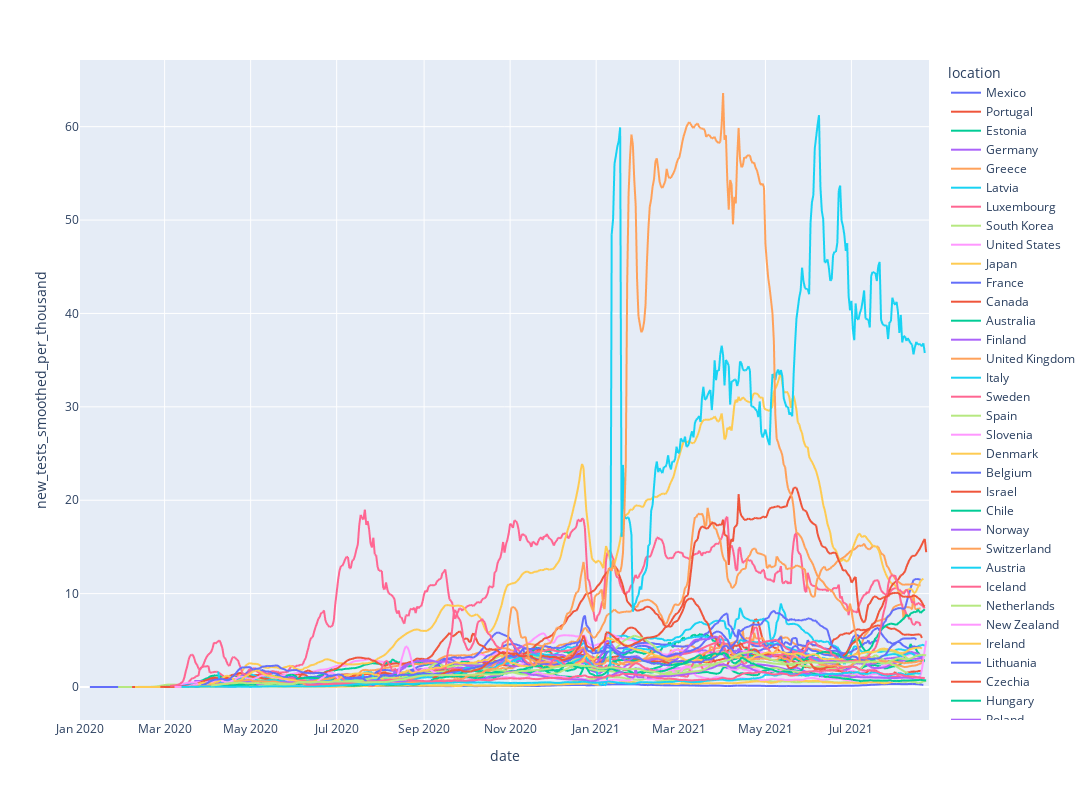

Source (notebook cell):
### Code cell
plot_countries(oecd_data, 'new_tests_smoothed_per_thousand')

### Figure 1 — Plotly figure (JSON) as saved in the notebook; plotly's stock layout.template omitted (floating-point values rounded to 4 significant figures; data arrays with more than 128 entries replaced by an {"elided": "..."} marker saying what was removed)
{"data": [{"hovertemplate": "location=Mexico<br>date=%{x}<br>new_tests_smoothed_per_thousand=%{y}<extra></extra>", "legendgroup": "Mexico", "line": {"color": "#636efa", "dash": "solid"}, "marker": {"symbol": "circle"}, "mode": "lines", "name": "Mexico", "showlegend": true, "type": "scattergl", "x": {"elided": "603 str values"}, "xaxis": "x", "y": {"elided": "603 float values"}, "yaxis": "y"}, {"hovertemplate": "location=Portugal<br>date=%{x}<br>new_tests_smoothed_per_thousand=%{y}<extra></extra>", "legendgroup": "Portugal", "line": {"color": "#EF553B", "dash": "solid"}, "marker": {"symbol": "circle"}, "mode": "lines", "name": "Portugal", "showlegend": true, "type": "scattergl", "x": {"elided": "554 str values"}, "xaxis": "x", "y": {"elided": "554 float values"}, "yaxis": "y"}, {"hovertemplate": "location=Estonia<br>date=%{x}<br>new_tests_smoothed_per_thousand=%{y}<extra></extra>", "legendgroup": "Estonia", "line": {"color": "#00cc96", "dash": "solid"}, "marker": {"symbol": "circle"}, "mode": "lines", "name": "Estonia", "showlegend": true, "type": "scattergl", "x": {"elided": "570 str values"}, "xaxis": "x", "y": {"elided": "570 float values"}, "yaxis": "y"}, {"hovertemplate": "location=Germany<br>date=%{x}<br>new_tests_smoothed_per_thousand=%{y}<extra></extra>", "legendgroup": "Germany", "line": {"color": "#ab63fa", "dash": "solid"}, "marker": {"symbol": "circle"}, "mode": "lines", "name": "Germany", "showlegend": true, "type": "scattergl", "x": {"elided": "580 str values"}, "xaxis": "x", "y": {"elided": "580 float values"}, "yaxis": "y"}, {"hovertemplate": "location=Greece<br>date=%{x}<br>new_tests_smoothed_per_thousand=%{y}<extra></extra>", "legendgroup": "Greece", "line": {"color": "#FFA15A", "dash": "solid"}, "marker": {"symbol": "circle"}, "mode": "lines", "name": "Greece", "showlegend": true, "type": "scattergl", "x": {"elided": "554 str values"}, "xaxis": "x", "y": {"elided": "554 float values"}, "yaxis": "y"}, {"hovertemplate": "location=Latvia<br>date=%{x}<br>new_tests_smoothed_per_thousand=%{y}<extra></extra>", "legendgroup": "Latvia", "line": {"color": "#19d3f3", "dash": "solid"}, "marker": {"symbol": "circle"}, "mode": "lines", "name": "Latvia", "showlegend": true, "type": "scattergl", "x": {"elided": "551 str values"}, "xaxis": "x", "y": {"elided": "551 float values"}, "yaxis": "y"}, {"hovertemplate": "location=Luxembourg<br>date=%{x}<br>new_tests_smoothed_per_thousand=%{y}<extra></extra>", "legendgroup": "Luxembourg", "line": {"color": "#FF6692", "dash": "solid"}, "marker": {"symbol": "circle"}, "mode": "lines", "name": "Luxembourg", "showlegend": true, "type": "scattergl", "x": {"elided": "551 str values"}, "xaxis": "x", "y": {"elided": "551 float values"}, "yaxis": "y"}, {"hovertemplate": "location=South Korea<br>date=%{x}<br>new_tests_smoothed_per_thousand=%{y}<extra></extra>", "legendgroup": "South Korea", "line": {"color": "#B6E880", "dash": "solid"}, "marker": {"symbol": "circle"}, "mode": "lines", "name": "South Korea", "showlegend": true, "type": "scattergl", "x": {"elided": "583 str values"}, "xaxis": "x", "y": {"elided": "583 float values"}, "yaxis": "y"}, {"hovertemplate": "location=United States<br>date=%{x}<br>new_tests_smoothed_per_thousand=%{y}<extra></extra>", "legendgroup": "United States", "line": {"color": "#FF97FF", "dash": "solid"}, "marker": {"symbol": "circle"}, "mode": "lines", "name": "United States", "showlegend": true, "type": "scattergl", "x": {"elided": "582 str values"}, "xaxis": "x", "y": {"elided": "582 float values"}, "yaxis": "y"}, {"hovertemplate": "location=Japan<br>date=%{x}<br>new_tests_smoothed_per_thousand=%{y}<extra></extra>", "legendgroup": "Japan", "line": {"color": "#FECB52", "dash": "solid"}, "marker": {"symbol": "circle"}, "mode": "lines", "name": "Japan", "showlegend": true, "type": "scattergl", "x": {"elided": "582 str values"}, "xaxis": "x", "y": {"elided": "582 float values"}, "yaxis": "y"}, {"hovertemplate": "location=France<br>date=%{x}<br>new_tests_smoothed_per_thousand=%{y}<extra></extra>", "legendgroup": "France", "line": {"color": "#636efa", "dash": "solid"}, "marker": {"symbol": "circle"}, "mode": "lines", "name": "France", "showlegend": true, "type": "scattergl", "x": {"elided": "580 str values"}, "xaxis": "x", "y": {"elided": "580 float values"}, "yaxis": "y"}, {"hovertemplate": "location=Canada<br>date=%{x}<br>new_tests_smoothed_per_thousand=%{y}<extra></extra>", "legendgroup": "Canada", "line": {"color": "#EF553B", "dash": "solid"}, "marker": {"symbol": "circle"}, "mode": "lines", "name": "Canada", "showlegend": true, "type": "scattergl", "x": {"elided": "578 str values"}, "xaxis": "x", "y": {"elided": "578 float values"}, "yaxis": "y"}, {"hovertemplate": "location=Australia<br>date=%{x}<br>new_tests_smoothed_per_thousand=%{y}<extra></extra>", "legendgroup": "Australia", "line": {"color": "#00cc96", "dash": "solid"}, "marker": {"symbol": "circle"}, "mode": "lines", "name": "Australia", "showlegend": true, "type": "scattergl", "x": {"elided": "578 str values"}, "xaxis": "x", "y": {"elided": "578 float values"}, "yaxis": "y"}, {"hovertemplate": "location=Finland<br>date=%{x}<br>new_tests_smoothed_per_thousand=%{y}<extra></extra>", "legendgroup": "Finland", "line": {"color": "#ab63fa", "dash": "solid"}, "marker": {"symbol": "circle"}, "mode": "lines", "name": "Finland", "showlegend": true, "type": "scattergl", "x": {"elided": "575 str values"}, "xaxis": "x", "y": {"elided": "575 float values"}, "yaxis": "y"}, {"hovertemplate": "location=United Kingdom<br>date=%{x}<br>new_tests_smoothed_per_thousand=%{y}<extra></extra>", "legendgroup": "United Kingdom", "line": {"color": "#FFA15A", "dash": "solid"}, "marker": {"symbol": "circle"}, "mode": "lines", "name": "United Kingdom", "showlegend": true, "type": "scattergl", "x": {"elided": "573 str values"}, "xaxis": "x", "y": {"elided": "573 float values"}, "yaxis": "y"}, {"hovertemplate": "location=Italy<br>date=%{x}<br>new_tests_smoothed_per_thousand=%{y}<extra></extra>", "legendgroup": "Italy", "line": {"color": "#19d3f3", "dash": "solid"}, "marker": {"symbol": "circle"}, "mode": "lines", "name": "Italy", "showlegend": true, "type": "scattergl", "x": {"elided": "573 str values"}, "xaxis": "x", "y": {"elided": "573 float values"}, "yaxis": "y"}, {"hovertemplate": "location=Sweden<br>date=%{x}<br>new_tests_smoothed_per_thousand=%{y}<extra></extra>", "legendgroup": "Sweden", "line": {"color": "#FF6692", "dash": "solid"}, "marker": {"symbol": "circle"}, "mode": "lines", "name": "Sweden", "showlegend": true, "type": "scattergl", "x": {"elided": "572 str values"}, "xaxis": "x", "y": {"elided": "572 float values"}, "yaxis": "y"}, {"hovertemplate": "location=Spain<br>date=%{x}<br>new_tests_smoothed_per_thousand=%{y}<extra></extra>", "legendgroup": "Spain", "line": {"color": "#B6E880", "dash": "solid"}, "marker": {"symbol": "circle"}, "mode": "lines", "name": "Spain", "showlegend": true, "type": "scattergl", "x": {"elided": "572 str values"}, "xaxis": "x", "y": {"elided": "572 float values"}, "yaxis": "y"}, {"hovertemplate": "location=Slovenia<br>date=%{x}<br>new_tests_smoothed_per_thousand=%{y}<extra></extra>", "legendgroup": "Slovenia", "line": {"color": "#FF97FF", "dash": "solid"}, "marker": {"symbol": "circle"}, "mode": "lines", "name": "Slovenia", "showlegend": true, "type": "scattergl", "x": {"elided": "571 str values"}, "xaxis": "x", "y": {"elided": "571 float values"}, "yaxis": "y"}, {"hovertemplate": "location=Denmark<br>date=%{x}<br>new_tests_smoothed_per_thousand=%{y}<extra></extra>", "legendgroup": "Denmark", "line": {"color": "#FECB52", "dash": "solid"}, "marker": {"symbol": "circle"}, "mode": "lines", "name": "Denmark", "showlegend": true, "type": "scattergl", "x": {"elided": "571 str values"}, "xaxis": "x", "y": {"elided": "571 float values"}, "yaxis": "y"}, {"hovertemplate": "location=Belgium<br>date=%{x}<br>new_tests_smoothed_per_thousand=%{y}<extra></extra>", "legendgroup": "Belgium", "line": {"color": "#636efa", "dash": "solid"}, "marker": {"symbol": "circle"}, "mode": "lines", "name": "Belgium", "showlegend": true, "type": "scattergl", "x": {"elided": "569 str values"}, "xaxis": "x", "y": {"elided": "569 float values"}, "yaxis": "y"}, {"hovertemplate": "location=Israel<br>date=%{x}<br>new_tests_smoothed_per_thousand=%{y}<extra></extra>", "legendgroup": "Israel", "line": {"color": "#EF553B", "dash": "solid"}, "marker": {"symbol": "circle"}, "mode": "lines", "name": "Israel", "showlegend": true, "type": "scattergl", "x": {"elided": "553 str values"}, "xaxis": "x", "y": {"elided": "553 float values"}, "yaxis": "y"}, {"hovertemplate": "location=Chile<br>date=%{x}<br>new_tests_smoothed_per_thousand=%{y}<extra></extra>", "legendgroup": "Chile", "line": {"color": "#00cc96", "dash": "solid"}, "marker": {"symbol": "circle"}, "mode": "lines", "name": "Chile", "showlegend": true, "type": "scattergl", "x": {"elided": "550 str values"}, "xaxis": "x", "y": {"elided": "550 float values"}, "yaxis": "y"}, {"hovertemplate": "location=Norway<br>date=%{x}<br>new_tests_smoothed_per_thousand=%{y}<extra></extra>", "legendgroup": "Norway", "line": {"color": "#ab63fa", "dash": "solid"}, "marker": {"symbol": "circle"}, "mode": "lines", "name": "Norway", "showlegend": true, "type": "scattergl", "x": {"elided": "548 str values"}, "xaxis": "x", "y": {"elided": "548 float values"}, "yaxis": "y"}, {"hovertemplate": "location=Switzerland<br>date=%{x}<br>new_tests_smoothed_per_thousand=%{y}<extra></extra>", "legendgroup": "Switzerland", "line": {"color": "#FFA15A", "dash": "solid"}, "marker": {"symbol": "circle"}, "mode": "lines", "name": "Switzerland", "showlegend": true, "type": "scattergl", "x": {"elided": "548 str values"}, "xaxis": "x", "y": {"elided": "548 float values"}, "yaxis": "y"}, {"hovertemplate": "location=Austria<br>date=%{x}<br>new_tests_smoothed_per_thousand=%{y}<extra></extra>", "legendgroup": "Austria", "line": {"color": "#19d3f3", "dash": "solid"}, "marker": {"symbol": "circle"}, "mode": "lines", "name": "Austria", "showlegend": true, "type": "scattergl", "x": {"elided": "548 str values"}, "xaxis": "x", "y": {"elided": "548 float values"}, "yaxis": "y"}, {"hovertemplate": "location=Iceland<br>date=%{x}<br>new_tests_smoothed_per_thousand=%{y}<extra></extra>", "legendgroup": "Iceland", "line": {"color": "#FF6692", "dash": "solid"}, "marker": {"symbol": "circle"}, "mode": "lines", "name": "Iceland", "showlegend": true, "type": "scattergl", "x": {"elided": "546 str values"}, "xaxis": "x", "y": {"elided": "546 float values"}, "yaxis": "y"}, {"hovertemplate": "location=Netherlands<br>date=%{x}<br>new_tests_smoothed_per_thousand=%{y}<extra></extra>", "legendgroup": "Netherlands", "line": {"color": "#B6E880", "dash": "solid"}, "marker": {"symbol": "circle"}, "mode": "lines", "name": "Netherlands", "showlegend": true, "type": "scattergl", "x": {"elided": "546 str values"}, "xaxis": "x", "y": {"elided": "546 float values"}, "yaxis": "y"}, {"hovertemplate": "location=New Zealand<br>date=%{x}<br>new_tests_smoothed_per_thousand=%{y}<extra></extra>", "legendgroup": "New Zealand", "line": {"color": "#FF97FF", "dash": "solid"}, "marker": {"symbol": "circle"}, "mode": "lines", "name": "New Zealand", "showlegend": true, "type": "scattergl", "x": {"elided": "545 str values"}, "xaxis": "x", "y": {"elided": "545 float values"}, "yaxis": "y"}, {"hovertemplate": "location=Ireland<br>date=%{x}<br>new_tests_smoothed_per_thousand=%{y}<extra></extra>", "legendgroup": "Ireland", "line": {"color": "#FECB52", "dash": "solid"}, "marker": {"symbol": "circle"}, "mode": "lines", "name": "Ireland", "showlegend": true, "type": "scattergl", "x": {"elided": "544 str values"}, "xaxis": "x", "y": {"elided": "544 float values"}, "yaxis": "y"}, {"hovertemplate": "location=Lithuania<br>date=%{x}<br>new_tests_smoothed_per_thousand=%{y}<extra></extra>", "legendgroup": "Lithuania", "line": {"color": "#636efa", "dash": "solid"}, "marker": {"symbol": "circle"}, "mode": "lines", "name": "Lithuania", "showlegend": true, "type": "scattergl", "x": {"elided": "544 str values"}, "xaxis": "x", "y": {"elided": "544 float values"}, "yaxis": "y"}, {"hovertemplate": "location=Czechia<br>date=%{x}<br>new_tests_smoothed_per_thousand=%{y}<extra></extra>", "legendgroup": "Czechia", "line": {"color": "#EF553B", "dash": "solid"}, "marker": {"symbol": "circle"}, "mode": "lines", "name": "Czechia", "showlegend": true, "type": "scattergl", "x": {"elided": "543 str values"}, "xaxis": "x", "y": {"elided": "543 float values"}, "yaxis": "y"}, {"hovertemplate": "location=Hungary<br>date=%{x}<br>new_tests_smoothed_per_thousand=%{y}<extra></extra>", "legendgroup": "Hungary", "line": {"color": "#00cc96", "dash": "solid"}, "marker": {"symbol": "circle"}, "mode": "lines", "name": "Hungary", "showlegend": true, "type": "scattergl", "x": {"elided": "541 str values"}, "xaxis": "x", "y": {"elided": "541 float values"}, "yaxis": "y"}, {"hovertemplate": "location=Poland<br>date=%{x}<br>new_tests_smoothed_per_thousand=%{y}<extra></extra>", "legendgroup": "Poland", "line": {"color": "#ab63fa", "dash": "solid"}, "marker": {"symbol": "circle"}, "mode": "lines", "name": "Poland", "showlegend": true, "type": "scattergl", "x": {"elided": "540 str values"}, "xaxis": "x", "y": {"elided": "540 float values"}, "yaxis": "y"}, {"hovertemplate": "location=Slovakia<br>date=%{x}<br>new_tests_smoothed_per_thousand=%{y}<extra></extra>", "legendgroup": "Slovakia", "line": {"color": "#FFA15A", "dash": "solid"}, "marker": {"symbol": "circle"}, "mode": "lines", "name": "Slovakia", "showlegend": true, "type": "scattergl", "x": {"elided": "538 str values"}, "xaxis": "x", "y": {"elided": "538 float values"}, "yaxis": "y"}, {"hovertemplate": "location=Costa Rica<br>date=%{x}<br>new_tests_smoothed_per_thousand=%{y}<extra></extra>", "legendgroup": "Costa Rica", "line": {"color": "#19d3f3", "dash": "solid"}, "marker": {"symbol": "circle"}, "mode": "lines", "name": "Costa Rica", "showlegend": true, "type": "scattergl", "x": {"elided": "538 str values"}, "xaxis": "x", "y": {"elided": "538 float values"}, "yaxis": "y"}, {"hovertemplate": "location=Colombia<br>date=%{x}<br>new_tests_smoothed_per_thousand=%{y}<extra></extra>", "legendgroup": "Colombia", "line": {"color": "#FF6692", "dash": "solid"}, "marker": {"symbol": "circle"}, "mode": "lines", "name": "Colombia", "showlegend": true, "type": "scattergl", "x": {"elided": "538 str values"}, "xaxis": "x", "y": {"elided": "538 float values"}, "yaxis": "y"}, {"hovertemplate": "location=Turkey<br>date=%{x}<br>new_tests_smoothed_per_thousand=%{y}<extra></extra>", "legendgroup": "Turkey", "line": {"color": "#B6E880", "dash": "solid"}, "marker": {"symbol": "circle"}, "mode": "lines", "name": "Turkey", "showlegend": true, "type": "scattergl", "x": {"elided": "533 str values"}, "xaxis": "x", "y": {"elided": "533 float values"}, "yaxis": "y"}], "layout": {"height": 800, "legend": {"title": {"text": "location"}, "tracegroupgap": 0}, "margin": {"t": 60}, "width": 1500, "xaxis": {"anchor": "y", "domain": [0, 1], "title": {"text": "date"}}, "yaxis": {"anchor": "x", "domain": [0, 1], "title": {"text": "new_tests_smoothed_per_thousand"}}}}
